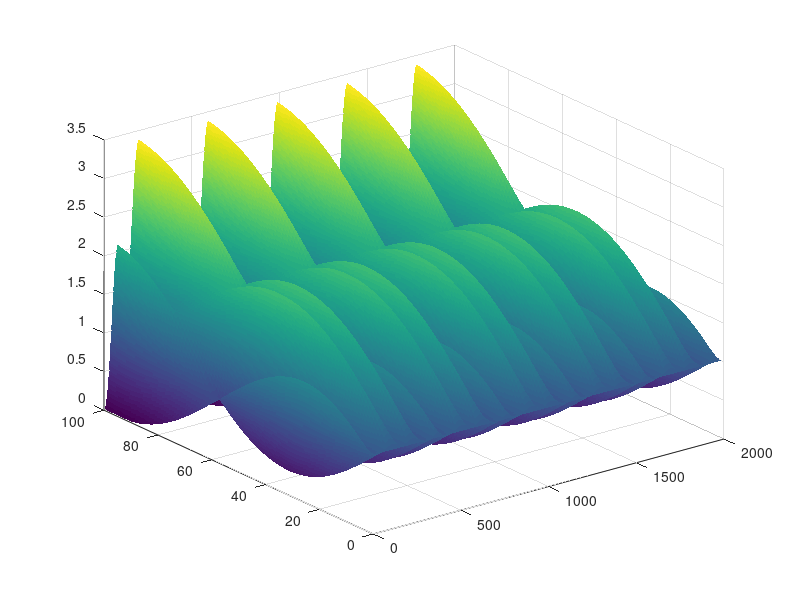

Write MATLAB code to recreate this figure.
close all; clear all;
mu=0.01; % liniowa gestosc masy
tau=100; % napiecie struny
L=1; % dlugosc struny
M=100; % odcinki struny
N=2000; % odcinki czasu
x=linspace(0,L,M)';
v=sqrt(tau/mu);
dx=x(2)-x(1);
dt=dx/v;
p=(v*dt/dx)^2;
s=(sin(5 * x) + 1) ./ (x + 1);
g= 4 * ((x - 0.5).^2) - 1; % tutaj warunek co do pochodnej z y po czasie dla t=0
h= zeros(1,N) + 0.7; % tutaj dodac kat(jesli jest staly)
r= zeros(1,N) + 1; % tutaj dodac polozenie przy x=0 (stale)

% Tlumienie
b = 0.5;
beta = b/2/mu;
q = 1 + beta * dt;
u = 1 - beta * dt;

f(:,1)=s;
f(1,2)=r(2);
f(2:M-1,2)=p/2*(f(3:M,1)-2*f(2:M-1,1)+ f(1:M-2,1))+f(2:M-1,1)+dt*g(2:M-1);
% f(M,2)=p*(f(2,1)- f(1,1)-dx*h(1)) + f(1,1) +dt*g(1);
%f(M, 2) = 2*p * (dx * h(1) + f(M-1, 1) - f(M, 1)) + 2 * f(M, 1) + 2 * dt * g(1) - f(M,2);
f(M,2) = p*(dx * h(1) + f(M-1, 1) - f(M, 1)) + f(M,1) + dt * g(1);
for n=2:N-1
    f(1,n+1)=r(n+1);
    f(2:M-1,n+1)=p*(f(3:M,n)-2*f(2:M-1,n)+f(1:M-2,n))+2*f(2:M-1,n)-f(2:M-1,n-1);
    f(M,n+1)=2*p*(dx*h(n) + f(M-1,n) - f(M,n) )+2*f(M,n)-f(M,n-1);
%     plot(f(1:M,n));
%     pause(0.1);
end

[X, T] = meshgrid(1:N, 1:M);
size(X)
size(T)
size(f(1:M,:))
surf(X, T, f(1:M,:), 'EdgeColor','none','LineStyle','none','FaceLighting','phong')